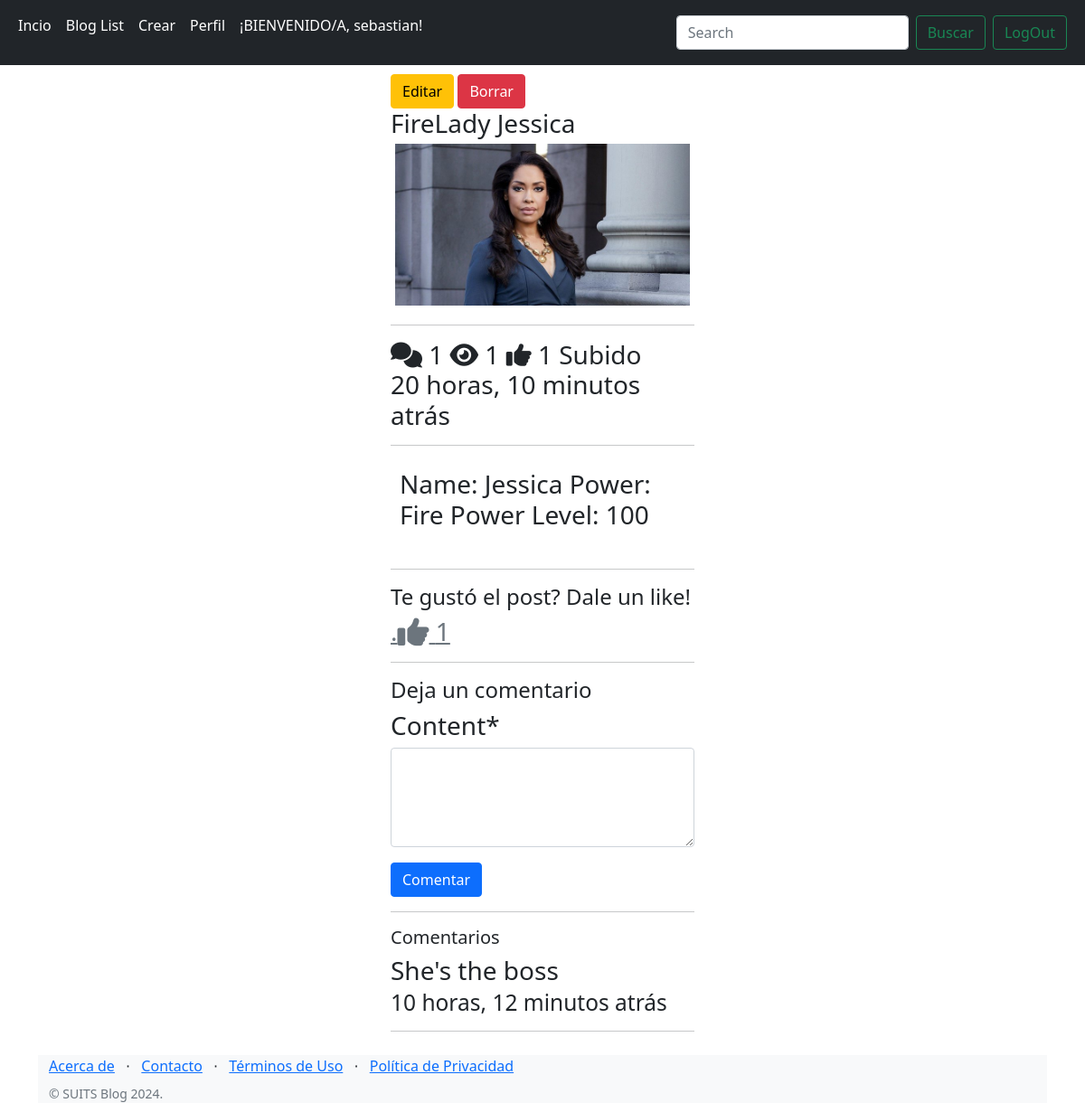
The app's page /jessica/detail (signed in) with its own data.
### blog/posts/models.py (models this page shows, shortened)
class User(AbstractUser):
    user_avatar=models.OneToOneField('posts.User',on_delete=models.CASCADE,null=True,blank=True)

class Post(models.Model):
    title = models.CharField(max_length=100)
    content = models.TextField()
    thumbnail = models.ImageField()
    publish_date = models.DateTimeField(auto_now_add=True)
    last_updated = models.DateTimeField(auto_now=True)
    author = models.ForeignKey(User, on_delete=models.CASCADE)
    slug = models.SlugField()
    def get_like_url(self):
        return reverse("like", kwargs={"slug": self.slug})
    @property
    def get_comment_count(self):
        return self.comment_set.all().count()
    @property
    def get_view_count(self):
        return self.postview_set.all().count()
    @property
    def get_like_count(self):
        return self.like_set.all().count()
    @property
    def comments(self):
        return self.comment_set.all().order_by('-timestamp')

class Comment(models.Model):
    user = models.ForeignKey(User, on_delete=models.CASCADE)
    post = models.ForeignKey(Post, on_delete=models.CASCADE)
    timestamp = models.DateTimeField(auto_now_add=True)
    content = models.TextField()

### blog/posts/views.py (the view, shortened to what this page needs)
# urls.py: path('<slug>/detail',PostDetailView.as_view(),name='detail'),
class PostDetailView(DetailView):
    model= Post
    template_name='post_detail.html'
    def get_context_data(self,**kwargs):
        context=super().get_context_data(**kwargs)
        context.update({'view':'Detail','form':CommentForm()})
        return context
    def get_object(self, **kwargs):
        object=super().get_object(**kwargs)
        if self.request.user.is_authenticated:
            PostView.objects.get_or_create(user=self.request.user,post=object)
            return object

### blog/posts/forms.py
class CommentForm(forms.ModelForm):
    content=forms.CharField(required=True, widget=forms.Textarea(attrs={
        'rows':4
    }))
    class Meta:
        model=Comment
        fields=('content',)

### blog/templates/post_detail.html (shortened to what this page needs)
{% extends "base.html" %}
{% load crispy_forms_tags %}
{% load static %}
{% block content %}
    <div class='row'>
    <div class='col-4 offset-4'>
    <div clas='card' style='padding: 10px;'>
        {% if request.user.is_authenticated %}
            <a href='{% url "update" object.slug %}' class='btn btn-warning'>Editar</a>
            <a href='{% url "delete" object.slug %}' class='btn btn-danger'>Borrar</a>
        {% endif %}
        <h3>{{object.title}}</3>
        <img src='{{object.thumbnail.url}}' class='card-img-top' alt='...' style='padding: 5px;'>
        <hr/>
        <div>
            <span><i class='fas fa-comments ml-2'></i> {{object.get_comment_count}} </span>
            <span><i class='fas fa-eye ml-2'></i> {{object.get_view_count}} </span>
            <span><i class='fas fa-thumbs-up ml-2'></i> {{object.get_like_count}} </span>
            <span class='float-right'>Subido {{object.publish_date|timesince}} atrás</span>
        </div>
        <hr/>
        <div style='padding:10px;'>
            <p> {{object.content}} </p>
        </div>
        <hr/>
        <div>
            <h4>Te gustó el post? Dale un like!</h4>
            <a class='text-muted' href='{{object.get_like_url}}'>
            .<i class='fas fa-thumbs-up fa-lg'></i>
            {{object.get_like_count}}
            </a>
            <hr/>
            {% if request.user.is_authenticated %}
                <h4>Deja un comentario</h4>
                <form method='post'>
                {{form|crispy}}
                <button class='btn btn-primary'>Comentar</button>
                </form>
                <hr/>
                <h5>Comentarios</h5>
                {% for comment in object.comments %}
                    <div>
                        <p>{{comment.content}}
                        <br>
                        <small> {{comment.timestamp|timesince}} atrás</small>
                        </p>
                    </div>
                    <hr/>
                {% endfor %}
            {% else %}
            <a href='{% url "login" %}' class='btn btn-primary btn-block'>Login para comentar</a>
            {% endif %}
        </div>
    </div>
    </div>
{% endblock content %}

### blog/templates/base.html (shortened to what this page needs)
<!DOCTYPE html>
<html lang="es">
  {% load static %}
  <head>
    <link
      href="https://cdn.jsdelivr.net/npm/bootstrap@5.1.3/dist/css/bootstrap.min.css"
      rel="stylesheet"
    />
    <link
      rel="stylesheet"
      href="https://cdnjs.cloudflare.com/ajax/libs/font-awesome/6.0.0-beta3/css/all.min.css"
    />
  </head>
 <body style=''>
      <nav class="navbar navbar-expand-lg navbar-dark bg-dark">
        <div class="container-fluid">
          <div class="collapse navbar-collapse" id="navbarSupportedContent">
            <ul class="navbar-nav me-auto mb-2 mb-lg-0">
              <li class="nav-item">
                <a class="nav-link active" aria-current="page" href="{% url 'home' %}">Incio</a>
              </li>
              <li class="nav-item">
                <a class="nav-link active" aria-current="page" href="{% url 'list' %}">Blog List</a>
              </li>
              <li class="nav-item d-flex align-items-center justify-content-between">
                {% if request.user.is_authenticated %}
                  <li><a class="nav-link active" aria-current="page" href="{% url 'create' %}">Crear</a></li>
                  <li><a class="nav-link active" aria-current="page" href="{% url 'profile' %}">Perfil</a></li>
                  <p class="nav-link active" aria-current="page">¡BIENVENIDO/A, {{user.username}}!</p>
                {% endif %}
              </li>
            </ul>
            <form class="d-flex">
              <input class="form-control me-2" type="search" placeholder="Search" aria-label="Search"/>
              <button class="btn btn-outline-success me-2" type="submit">Buscar</button>
              {% if request.user.is_authenticated %}
                <a class="btn btn-outline-success me-2" href="{% url 'logout_view' %}">LogOut</a>
              {% else %}
                <a class="btn btn-outline-success me-2" href="{% url 'login' %}">Login</a>
                <a class="btn btn-outline-success me-2" href="{% url 'register' %}">Registrar</a>
              {% endif %}
            </form>
          </div>
        </div>
      </nav>
      <div class="container">
          {% block content %}
          {% endblock content %}
      </div>
      <footer class="footer bg-light">
        <div class="container">
            <div class="row">
                <div class="col-lg-6 h-100 text-center text-lg-start my-auto">
                    <ul class="list-inline mb-2">
                        <li class="list-inline-item"><a href="#!">Acerca de</a></li>
                        <li class="list-inline-item">⋅</li>
                        <li class="list-inline-item"><a href={% url "contacto" %}>Contacto</a></li>
                        <li class="list-inline-item">⋅</li>
                        <li class="list-inline-item"><a href="#!">Términos de Uso</a></li>
                        <li class="list-inline-item">⋅</li>
                        <li class="list-inline-item"><a href="#!">Política de Privacidad</a></li>
                    </ul>
                    <p class="text-muted small mb-4 mb-lg-0">&copy; SUITS Blog 2024.</p>
                </div>
                <div class="col-lg-6 h-100 text-center text-lg-end my-auto">
                    <ul class="list-inline mb-0">
                    </ul>
                </div>
            </div>
        </div>
    </footer>
 </body>
</html>

### records on screen
User: username "sebastian"
Post: title "FireLady Jessica", thumbnail (picture), get_comment_count "1", get_view_count "1", get_like_count "1", publish_date "20 horas, 10 minutos", content "Name: Jessica Power: Fire Power Level: 100"
Comment: content "She's the boss", timestamp "10 horas, 12 minutos"
